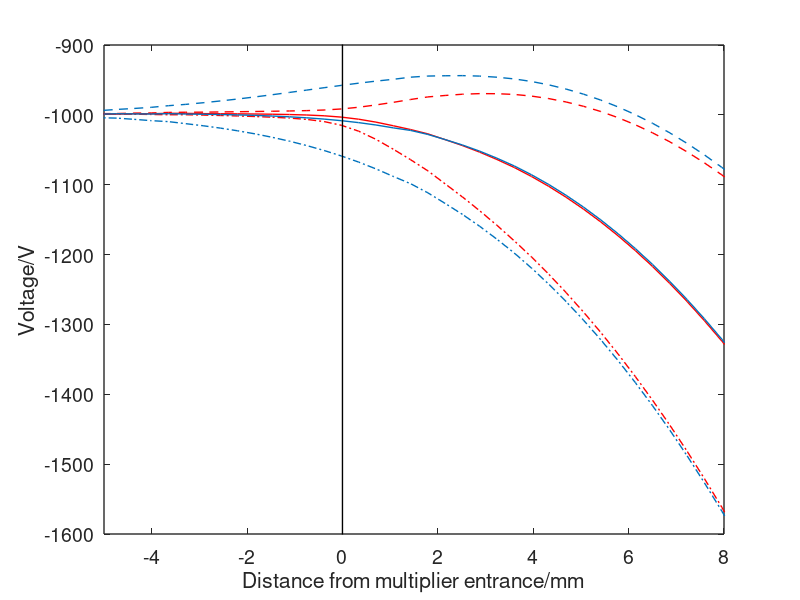

Write MATLAB code to recreate this figure.
%Script to load simulated voltages along the axis between the dynode and
%electron multiplier

load('Voltages_Grid_graphs_all.mat')

figure;plot(12.74-x8_g,V8_g,'r--','LineWidth',1) % 'Color',[0.8500,0.3250,0.0980]
hold on
plot(12.74-x7_g,V7_g,'r-.','LineWidth',1)
plot(12.74-x3_g,V3_g,'r','LineWidth',1)

plot(12.74-x8_im,V8_im,'--','Color',[0,0.4470,0.7410],'LineWidth',1)%[0.197,0.647,1]
plot(12.74-x7_im,V7_im,'-.','Color',[0,0.4470,0.7410],'LineWidth',1)%[0,0.259,0.431]
plot(12.74-x3_im,V3_im,'Color',[0,0.4470,0.7410],'LineWidth',1)%

plot(12.74-front_x,front_y,'k','LineWidth',1)

xlim([-5 8])
ylim([-1600 -900])


xlabel('Distance from multiplier entrance/mm')
ylabel('Voltage/V')
set(gca,'LineWidth',1,'FontSize',14)
box on
% print('..\Figures\Voltages_with_grid_no_legend3.eps','-depsc2')
% savefig('..\Figures\Voltages_with_grid_no_legend3.fig')


